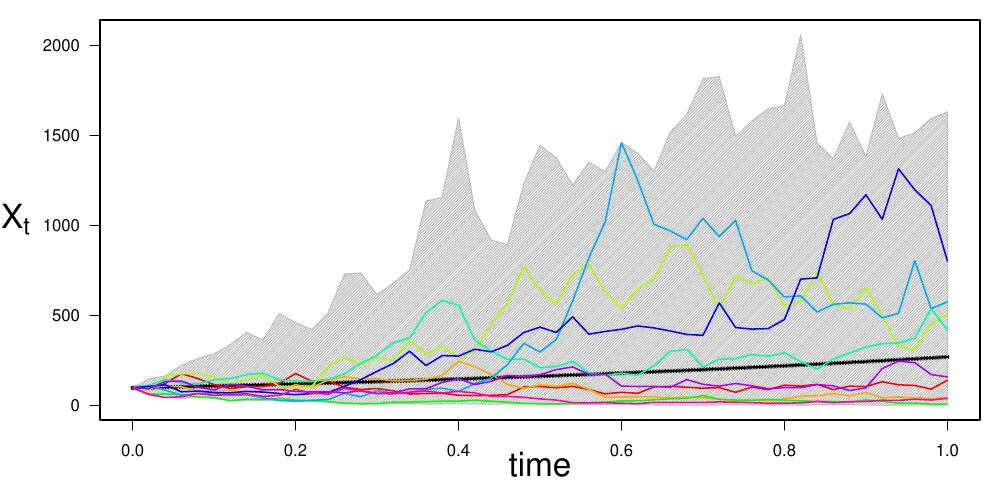

The R source for this figure:
# illustrate the used example paths of the
#
# Geometric Brownian motion
#
#  which fulfills the SDE dX_t = alpha*X_t*dt + sigma*X_t*dB_t, X_0=x_0

load("simulation_study/GBM_alpha_1_sigma_2/GBM_obs.data")
# contains Y_obs, true_theta, tau

# selection of paths:
path_indices <- seq(from = 6, to = 100, by = 10)

M <- 50
max_m <- 1
x_0 <- 100



index <- seq(from = 1, to = nrow(Y_obs), by = (nrow(Y_obs)-1)/M)
Y_obs <- Y_obs[index,]
tau <- tau[index]

Y_mean <- Y_obs[1,1] * exp(true_theta[1] * tau)
Y_min <- apply(Y_obs, 1, min)
Y_max <- apply(Y_obs, 1, max)





#pdf("figures_and_tables/Fig_5_sample_paths.pdf", width = 10, height = 5)
setEPS()
postscript("figures_and_tables/Fig_5_sample_paths.eps", width = 10, height = 5)

par(mar=c(4, 5, 1, 1))
plot(tau, Y_mean, type = 'l',
     ylim = c(min(Y_obs), max(Y_obs)),
     main = "",
     xlab = '',
     ylab = '',
     lwd = 4,
     las = 1)
mtext(expression("X"[t]), side=2, las=1, line=3.5, cex = 1.7)
mtext("time", side=1, las=1, line=2, cex = 1.7)
polygon(c(tau, rev(tau)), c(Y_min,rev(Y_max)), col = "gray", density = 50)
lines(tau, Y_mean, lwd = 2)
plot_color <- rainbow(length(path_indices)-1)
for(l in 1:length(path_indices)){
  lines(tau, Y_obs[,path_indices[l]], col = plot_color[l], lwd = 1.5)
}
r = dev.off()



